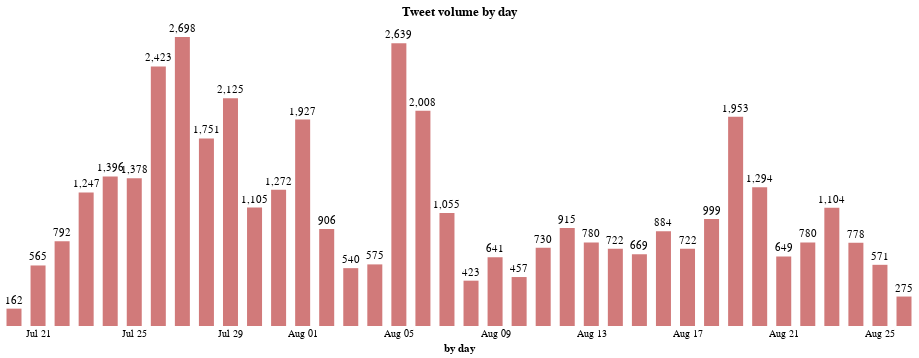

Notebook source saved alongside this figure:
### Code cell
tweet_by_days_bar = alt.Chart(all_tweets_day, title='Tweet volume by day').mark_bar(opacity=0.6, color='firebrick', size=15).encode(
    x=alt.X('day_bins:T', axis=alt.Axis(title='by day', ticks=False)),
    y=alt.Y('count:Q', axis=None),  
)

tweet_by_days_text = alt.Chart(all_tweets_day).mark_text(
    align='center',
    baseline='middle',
    color='black',
    dy=-8 
).encode(
    x=alt.X('day_bins:T', axis=alt.Axis(ticks=False, format=("%b %d"))),
    y=alt.Y('count:Q', axis=alt.Axis(title='count', ticks=False)),  
    text=alt.Text('count:Q', format=',')
)

(tweet_by_days_bar + tweet_by_days_text).properties(
    width=900,
    height=300
).configure_axis(
    grid=False,
    domain=False
).configure_view(
    strokeWidth=0)

### Figure 1 — Vega-Lite specification as saved in the notebook (floating-point values rounded to 4 significant figures)
{"config": {"view": {"continuousWidth": 400, "continuousHeight": 300, "strokeWidth": 0}, "axis": {"domain": false, "grid": false}}, "layer": [{"mark": {"type": "bar", "color": "firebrick", "opacity": 0.6, "size": 15}, "encoding": {"x": {"type": "temporal", "axis": {"ticks": false, "title": "by day"}, "field": "day_bins"}, "y": {"type": "quantitative", "axis": null, "field": "count"}}, "title": "Tweet volume by day"}, {"mark": {"type": "text", "align": "center", "baseline": "middle", "color": "black", "dy": -8}, "encoding": {"text": {"type": "quantitative", "field": "count", "format": ","}, "x": {"type": "temporal", "axis": {"format": "%b %d", "ticks": false}, "field": "day_bins"}, "y": {"type": "quantitative", "axis": {"ticks": false, "title": "count"}, "field": "count"}}}], "data": {"name": "data-a440b2cad984f0ec7fb32efba1996f18"}, "height": 300, "width": 900, "$schema": "https://vega.github.io/schema/vega-lite/v4.8.1.json", "datasets": {"data-a440b2cad984f0ec7fb32efba1996f18": [{"day_bins": "2021-07-20T00:00:00", "count": 162}, {"day_bins": "2021-07-21T00:00:00", "count": 565}, {"day_bins": "2021-07-22T00:00:00", "count": 792}, {"day_bins": "2021-07-23T00:00:00", "count": 1247}, {"day_bins": "2021-07-24T00:00:00", "count": 1396}, {"day_bins": "2021-07-25T00:00:00", "count": 1378}, {"day_bins": "2021-07-26T00:00:00", "count": 2423}, {"day_bins": "2021-07-27T00:00:00", "count": 2698}, {"day_bins": "2021-07-28T00:00:00", "count": 1751}, {"day_bins": "2021-07-29T00:00:00", "count": 2125}, {"day_bins": "2021-07-30T00:00:00", "count": 1105}, {"day_bins": "2021-07-31T00:00:00", "count": 1272}, {"day_bins": "2021-08-01T00:00:00", "count": 1927}, {"day_bins": "2021-08-02T00:00:00", "count": 906}, {"day_bins": "2021-08-03T00:00:00", "count": 540}, {"day_bins": "2021-08-04T00:00:00", "count": 575}, {"day_bins": "2021-08-05T00:00:00", "count": 2639}, {"day_bins": "2021-08-06T00:00:00", "count": 2008}, {"day_bins": "2021-08-07T00:00:00", "count": 1055}, {"day_bins": "2021-08-08T00:00:00", "count": 423}, {"day_bins": "2021-08-09T00:00:00", "count": 641}, {"day_bins": "2021-08-10T00:00:00", "count": 457}, {"day_bins": "2021-08-11T00:00:00", "count": 730}, {"day_bins": "2021-08-12T00:00:00", "count": 915}, {"day_bins": "2021-08-13T00:00:00", "count": 780}, {"day_bins": "2021-08-14T00:00:00", "count": 722}, {"day_bins": "2021-08-15T00:00:00", "count": 669}, {"day_bins": "2021-08-16T00:00:00", "count": 884}, {"day_bins": "2021-08-17T00:00:00", "count": 722}, {"day_bins": "2021-08-18T00:00:00", "count": 999}, {"day_bins": "2021-08-19T00:00:00", "count": 1953}, {"day_bins": "2021-08-20T00:00:00", "count": 1294}, {"day_bins": "2021-08-21T00:00:00", "count": 649}, {"day_bins": "2021-08-22T00:00:00", "count": 780}, {"day_bins": "2021-08-23T00:00:00", "count": 1104}, {"day_bins": "2021-08-24T00:00:00", "count": 778}, {"day_bins": "2021-08-25T00:00:00", "count": 571}, {"day_bins": "2021-08-26T00:00:00", "count": 275}]}}
